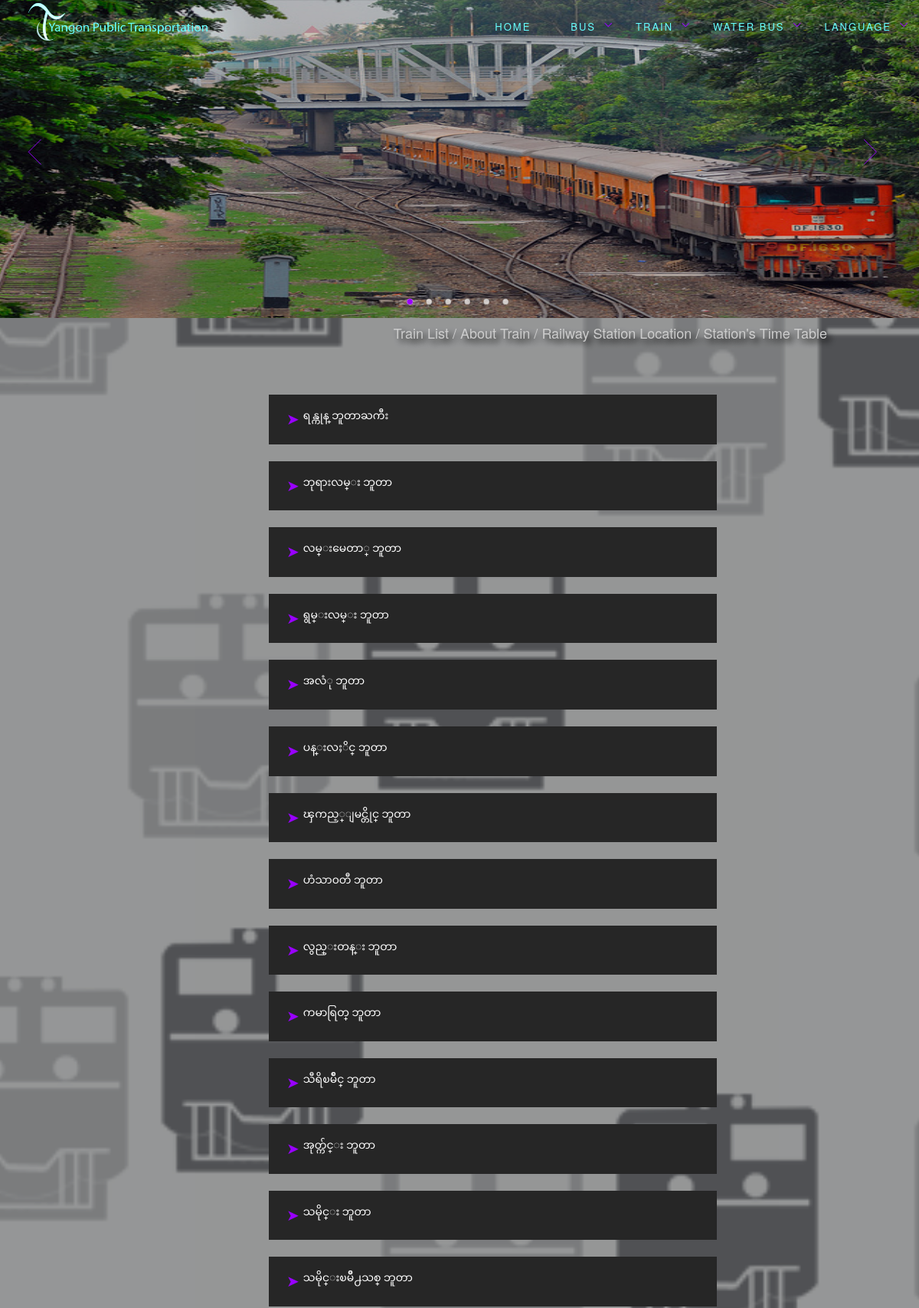
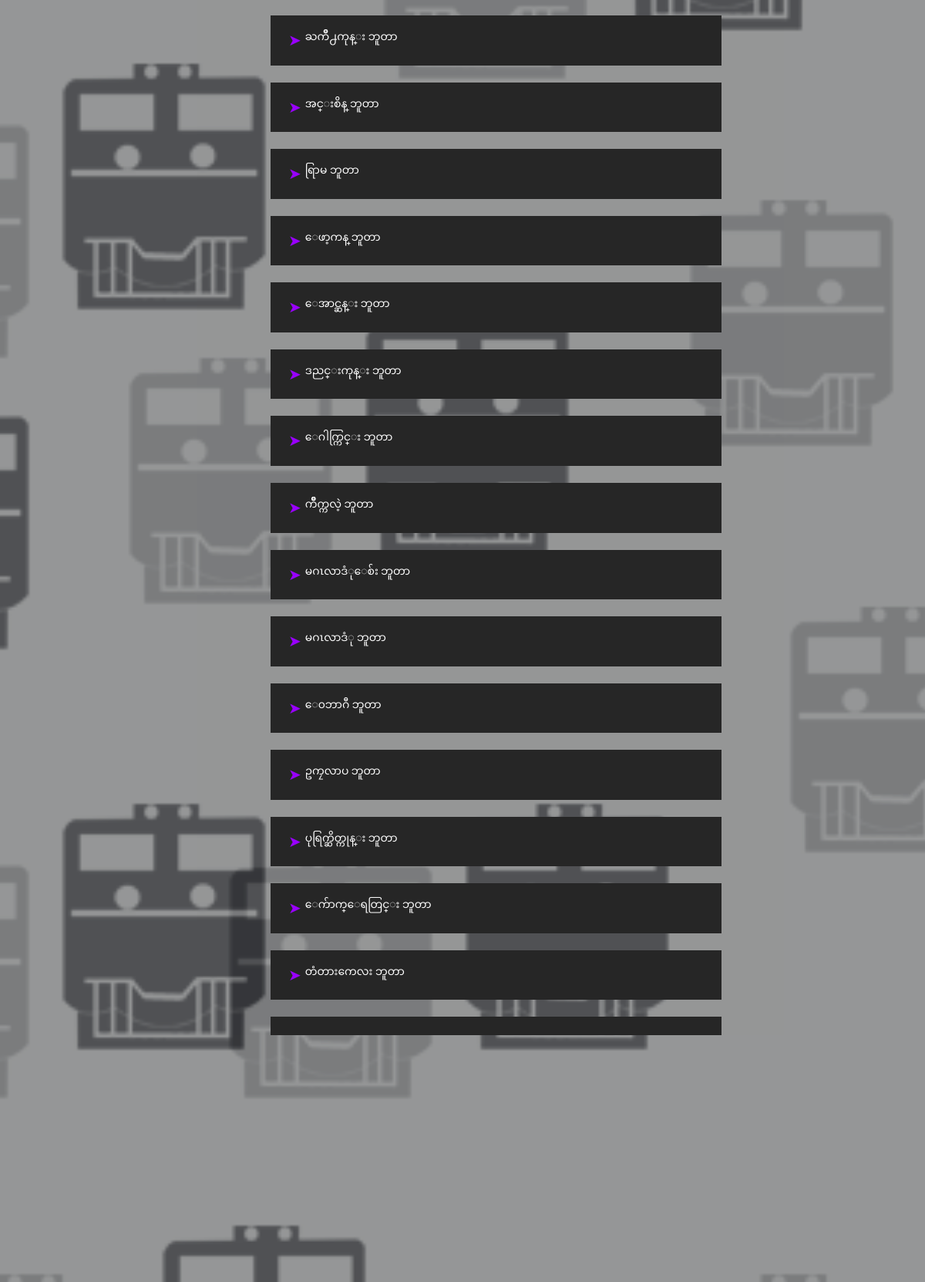
/pages/railwaystationlocmyanmar.php (upper part), run on the app's committed database (2 pictures, top to bottom).
### tables this page shows
CREATE TABLE `trainlocation` (
  `stationlocation_id` int(11) NOT NULL,
  `stationlocation_name` varchar(100) NOT NULL,
  `stationlocationname_myanmar` varchar(200) NOT NULL,
  `stationlocation_map` varchar(1000) NOT NULL,
  `station_time_table_left` varchar(3000) NOT NULL,
  `station_time_table_right` varchar(3000) NOT NULL
);

### pages/getquerytrainlocation.php (called while the page is built, shortened)
<?php class RailwayStationLocation extends DataObject {
  public static function getRailwayStationLocation() {
    $conn = parent::connect();
    $sql = "SELECT SQL_CALC_FOUND_ROWS * FROM " . TBL_station_location ;
    try {
       $conn->query("set character_set_results='utf8'");
      $st = $conn->prepare( $sql );      $st->execute();
      $stationlocation = array();
      foreach ( $st->fetchAll() as $row ) {
        $stationlocation[] = new RailwayStationLocation( $row );
      }
      return array( $stationlocation);
    } catch ( PDOException $e ) {
      parent::disconnect( $conn );
      die( "Query failed: " . $e->getMessage() );
    }
  }
}
   ?>

### pages/railwaystationlocmyanmar.php (the view, shortened to what this page needs)
<?php
require_once ("DataObject.class.php");
require_once('menumyanmar.php');
echo DataObject::trainheader();
require_once( "getquerytrainlocation.php" );
list($stationlocation) = RailwayStationLocation::getRailwayStationLocation();
?>
<section class="trainListBG">
<div class="mainfirst6">
<a href="trainmyanmar.php" class="smallcategorylink"><h4 class="smallcategory">Train List / </a><a href="aboutwaterbusmyanmar.php" class="smallcategorylink">About Train / </a><a href="railwaystationlocmyanmar.php" class="smallcategorylink">Railway Station Location / </a><a href="station_time_tablemyanmar.php" class="smallcategorylink">Station's Time Table </a></h4>
 <div class="container" style="margin-top: 5%;float: left;">
<?php
foreach ( $stationlocation as $stationlocation ) {
?>
  <div class="row wow fadeInLeft" data-wow-delay="0.3s">
      <button class="accordion myanfont">
          <?php echo $stationlocation->getValueEncoded( "stationlocationname_myanmar" ) ?>
      </button>
</div>
 <?php } ?>
</div>
  </div>
  </section>
  <?php echo DataObject::footer(); ?>

### css/style.css (style rules this page uses)
.myanfont { font-family: 'Zawgyi-One' !important; }

### css/main.css (style rules this page uses)
section.trainListBG { height: auto; background:url(../image/bgtrainicon.png); }
section.trainListBG,section.sec4,section.sec5,section.waterbuslListBG,section.sec6,section.busListBG { position: relative; width: 100%; overflow: hidden; -webkit-background-size: cover; -moz-background-size: cover; -o-background-size: cover; background-size: cover; background-attachment: fixed; background-position: center; background-repeat: no-repeat; }
.mainfirst6 { background: rgba(0, 0, 0, 0.4); z-index: 1; }
.traindetail,.waterbusdetail,.busdetail,.mainfirst6 { position:relative; width: 100%; overflow: hidden; min-height: 100% !important; -webkit-background-size: cover; -moz-background-size: cover; -o-background-size: cover; background-size: cover; background-attachment: fixed; background-position: center; background-repeat: no-repeat; }
button.accordion { background-color: #262626; color: #fff; cursor: pointer; padding: 18px; width: 50%; text-align: left; border: none; outline: none; transition: 0.4s; margin-left: 30%; }
button.accordion:after { content: '\027A4'; font-size: 20px; color: #90f; float: left; margin-left: 5px; margin-right: 5px; }
body { background: rgba(0, 0, 0, 0.3); color: #fff; }
body { margin:0; padding: 0; background: #545557; transition: 0.5s; }
.smallcategory { margin-right: 10%;float: right;position: relative;text-decoration: none; }
.smallcategorylink { color: #ccc;;text-decoration: none;transition: 0.2s;text-shadow: 5px 5px 8px #000; }

### data on the page
trainlocation: stationlocationname_myanmar "ရန္ကုန္ ဘူတာႀကီး"
trainlocation: stationlocationname_myanmar "ဘုရားလမ္း ဘူတာ"
trainlocation: stationlocationname_myanmar "လမ္းမေတာ္ ဘူတာ"
trainlocation: stationlocationname_myanmar "ရွမ္းလမ္း ဘူတာ"
trainlocation: stationlocationname_myanmar "အလံု ဘူတာ"
trainlocation: stationlocationname_myanmar "ပန္းလႈိင္ ဘူတာ"
trainlocation: stationlocationname_myanmar "ၾကည့္ျမင္တိုင္ ဘူတာ"
trainlocation: stationlocationname_myanmar "ဟံသာ၀တီ ဘူတာ"
trainlocation: stationlocationname_myanmar "လွည္းတန္း ဘူတာ"
trainlocation: stationlocationname_myanmar "ကမာရြတ္ ဘူတာ"
trainlocation: stationlocationname_myanmar "သီရိၿမိဳင္ ဘူတာ"
trainlocation: stationlocationname_myanmar "အုတ္က်င္း ဘူတာ"
trainlocation: stationlocationname_myanmar "သမိုင္း ဘူတာ"
trainlocation: stationlocationname_myanmar "သမိုင္းၿမိဳ႕သစ္ ဘူတာ"
trainlocation: stationlocationname_myanmar "ႀကိဳ႕ကုန္း ဘူတာ"
trainlocation: stationlocationname_myanmar "အင္းစိန္ ဘူတာ"
trainlocation: stationlocationname_myanmar "ရြာမ ဘူတာ"
trainlocation: stationlocationname_myanmar "ေဖာ့ကန္ ဘူတာ"
trainlocation: stationlocationname_myanmar "ေအာင္ဆန္း ဘူတာ"
trainlocation: stationlocationname_myanmar "ဒညင္းကုန္း ဘူတာ"
trainlocation: stationlocationname_myanmar "ေဂါက္ကြင္း ဘူတာ"
trainlocation: stationlocationname_myanmar "က်ိဳက္ကလဲ့ ဘူတာ"
trainlocation: stationlocationname_myanmar "မဂၤလာဒံုေစ်း ဘူတာ"
trainlocation: stationlocationname_myanmar "မဂၤလာဒံု ဘူတာ"
trainlocation: stationlocationname_myanmar "ေ၀ဘာဂီ ဘူတာ"
trainlocation: stationlocationname_myanmar "ဥကၠလာပ ဘူတာ"
trainlocation: stationlocationname_myanmar "ပုရြက္ဆိတ္ကုန္း ဘူတာ"
trainlocation: stationlocationname_myanmar "ေက်ာက္ေရတြင္း ဘူတာ"
trainlocation: stationlocationname_myanmar "တံတားကေလး ဘူတာ"
trainlocation: stationlocationname_myanmar "ျပည္လမ္း ဘူတာ"
trainlocation: stationlocationname_myanmar "ကန္ဘဲ့ ဘူတာ"
